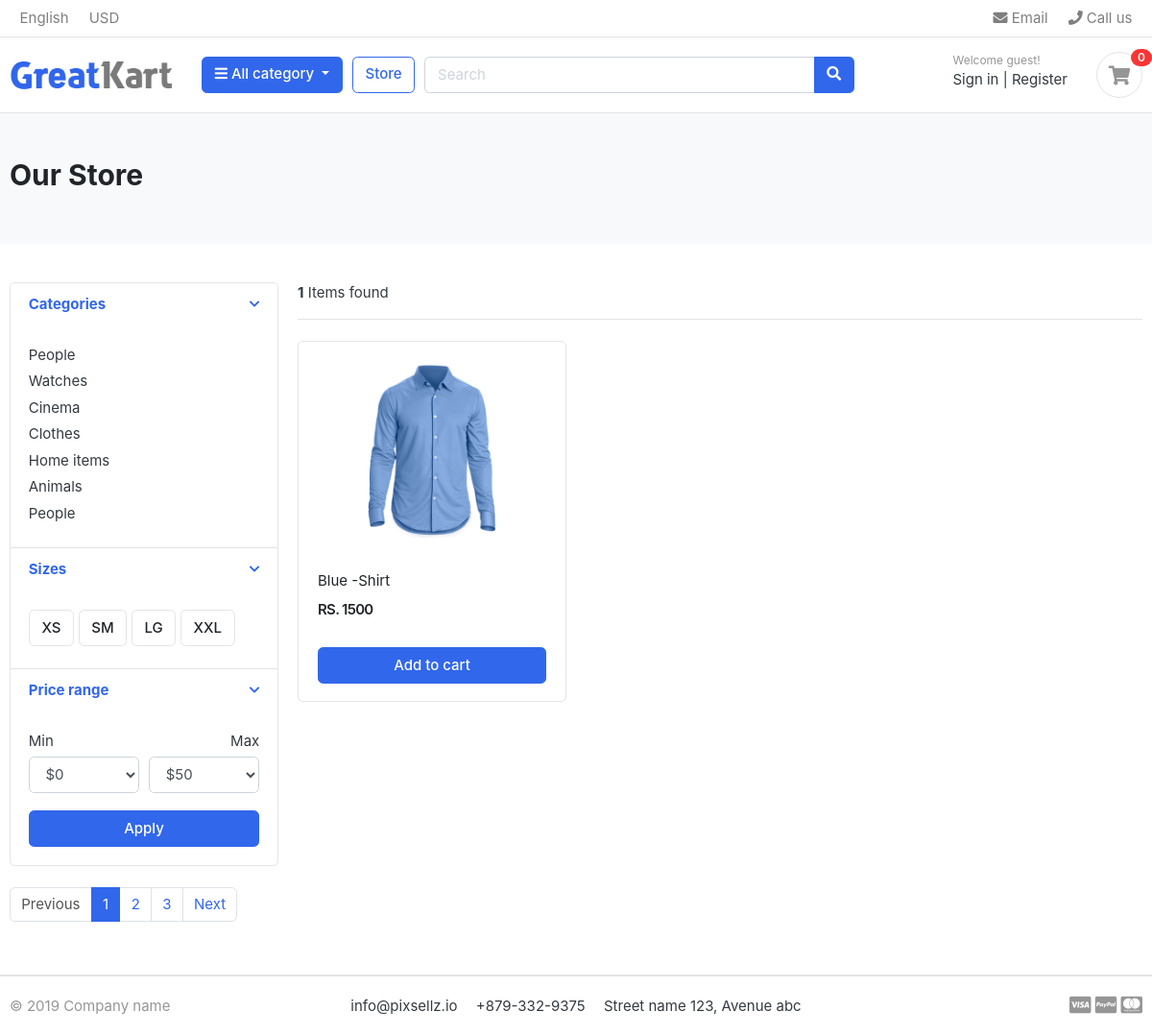
The page /store/shirts/ on the database as committed earlier.
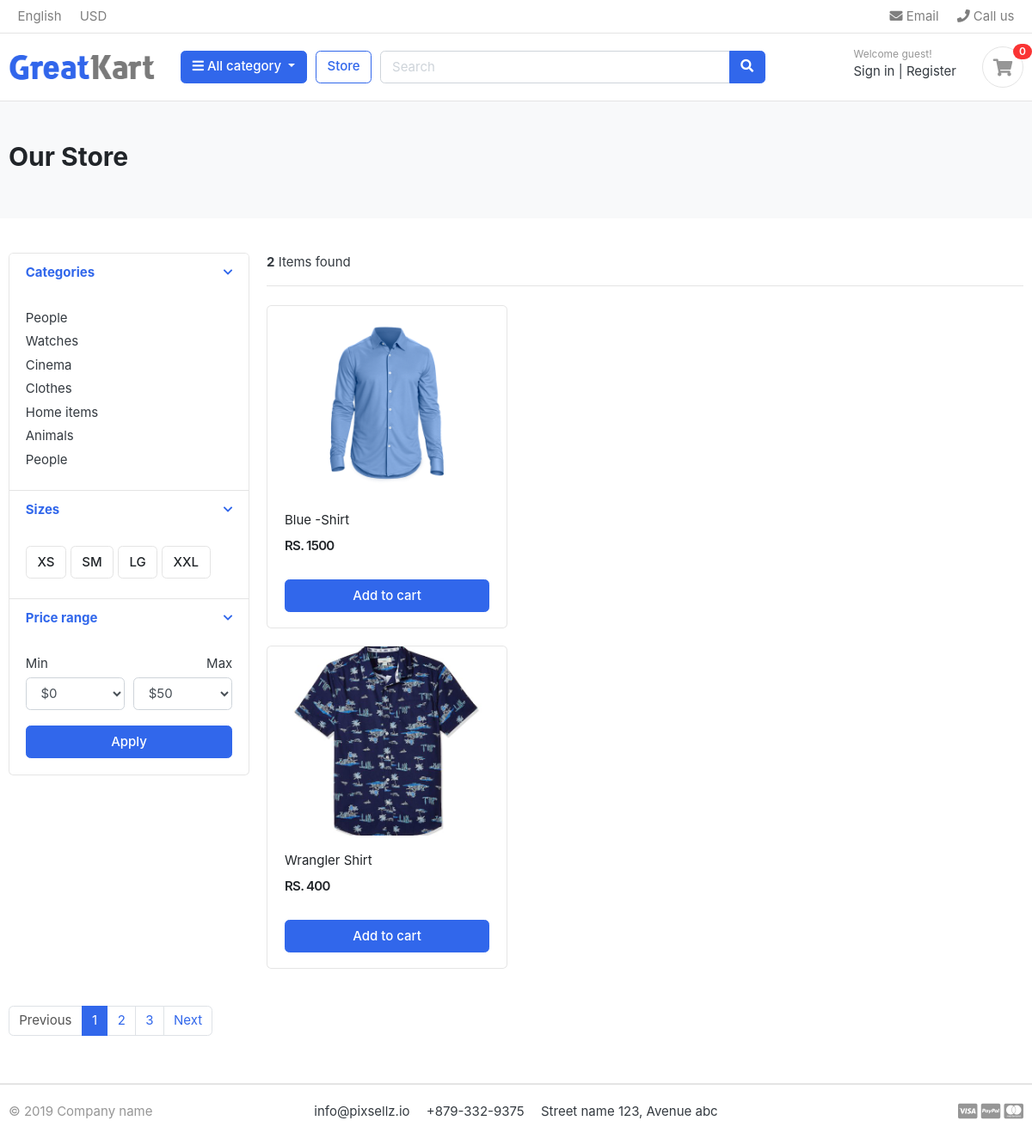
The same page on the database as committed later.
### store/models.py (models this page shows, shortened)
class Product(models.Model):
    product_name = models.CharField(max_length = 200, unique =True)
    slug         = models.SlugField(max_length=200, unique=True)
    description  = models.TextField(max_length=500, blank=True )
    price        = models.IntegerField()
    images       = models.ImageField(upload_to='photos/products')
    stock        = models.IntegerField()
    is_available = models.BooleanField(default=True)
    category     = models.ForeignKey(Category, on_delete =models.CASCADE)
    created_at   = models.DateTimeField(auto_now_add=True)
    updated_at   = models.DateTimeField(auto_now=True)

### store/views.py (the view)
# urls.py: path('store/', include('store.urls')),
def store(request, category_slug=None):
    categories = None
    products = None
    if category_slug != None:
        categories = get_object_or_404(Category,slug=category_slug)
        products =Product.objects.filter(category=categories, is_available =True)
        product_count = products.count()
    else:
         products = Product.objects.all().filter(is_available=True)
         product_count = products.count()
    context = {
        'products' : products,
        'product_count': product_count,
    }
    return render(request, 'store/store.html',context)

### templates/store/store.html (shortened to what the changed rows need)
{% extends 'base.html' %} {% block content %} {% load static %}
<section class="section-pagetop bg">
  <div class="container">
    <h2 class="title-page">Our Store</h2>
  </div>
</section>
<section class="section-content padding-y">
  <div class="container">
    <div class="row">
      <main class="col-md-9">
        <header class="border-bottom mb-4 pb-3">
          <div class="form-inline">
            <span class="mr-md-auto"><b>{{product_count}}</b>  Items found </span>
          </div>
        </header>
        {%for product in products %}
        <div class="row">
          <div class="col-md-4">
            <figure class="card card-product-grid">
              <div class="img-wrap">
                <img src="{{product.images.url}}" />
              </div>
              <figcaption class="info-wrap">
                <div class="fix-height">
                  <a href="./product-detail.html" class="title">{{product.product_name}}</a>
                  <div class="price-wrap mt-2">
                    <span class="price">RS. {{product.price}}</span>
                  </div>
                </div>
                <a href="#" class="btn btn-block btn-primary">Add to cart </a>
              </figcaption>
            </figure>
          </div>
           </div>
          {% endfor %}
        </div>
    </div>
</section>
{% endblock %}

Rows that differ between the two databases and show on the page:
now on this page (row edited): Product: images (picture), product_name "Wrangler Shirt", price "400"
Other text that changed with them:
{{ product_count }}: "1" → "2"
